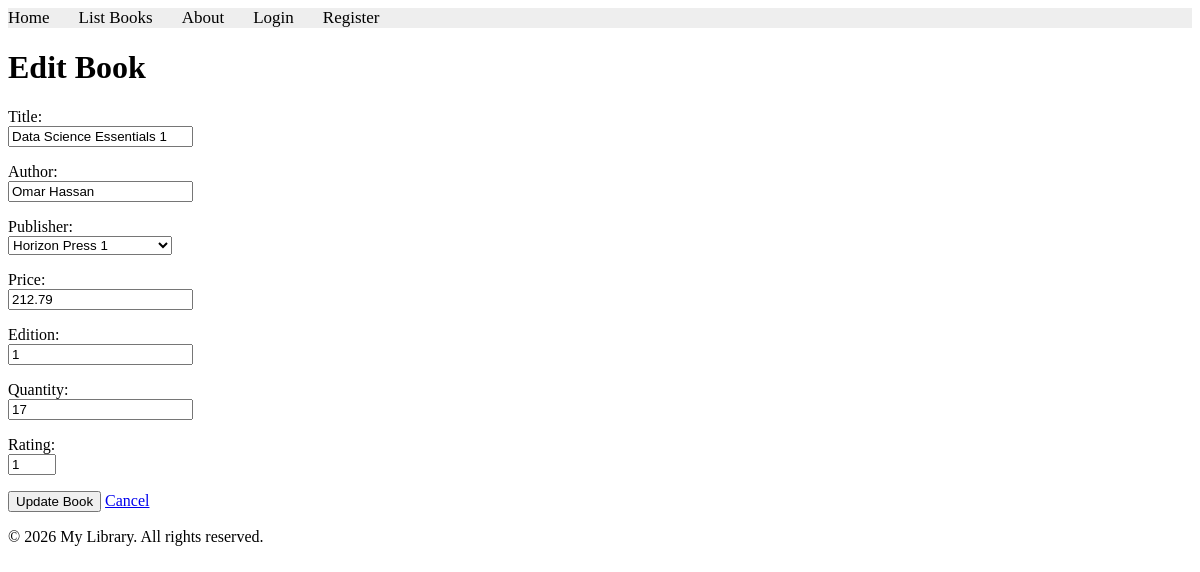
The app's page /books/lab9_part1/editbook/30 with its own data.
### apps/bookmodule/models.py (models this page shows, shortened)
class Book(models.Model):
    title = models.CharField(max_length=100)
    author = models.CharField(max_length=50, blank=True)
    price = models.FloatField(default=0.0)
    quantity = models.IntegerField(default=1)
    pubdate = models.DateTimeField(null=True, blank=True)
    rating = models.SmallIntegerField(default=1)
    edition = models.SmallIntegerField(default=1)
    publisher = models.ForeignKey(
        Publisher,
        null=True,
        blank=True,
        on_delete=models.SET_NULL,
    )
    authors = models.ManyToManyField(Author, blank=True)

class Publisher(models.Model):
    name = models.CharField(max_length=200)
    location = models.CharField(max_length=300)

### apps/bookmodule/views.py (the view, shortened to what this page needs)
# urls.py: path('lab9_part1/editbook/<int:id>', views.lab9_part1_editbook, name="books.lab9_part1_editbook"),
def lab9_part1_editbook(request, id):
    book = get_object_or_404(Book, id=id)
    publishers = Publisher.objects.order_by('name')
    return render(
        request,
        'bookmodule/lab9_part1_book_form.html',
        {
            'book': book,
            'publishers': publishers,
            'page_title': 'Edit Book',
            'button_text': 'Update Book',
        },
    )

### apps/templates/bookmodule/lab9_part1_book_form.html (shortened to what this page needs)
{% extends "layouts/base.html" %}
{% block content %}
<h1>{{ page_title }}</h1>
<form method="post">
    <p>
        <label for="title">Title:</label><br>
        <input type="text" id="title" name="title" value="{{ book.title }}" required>
    </p>
    <p>
        <label for="author">Author:</label><br>
        <input type="text" id="author" name="author" value="{{ book.author }}">
    </p>
    <p>
        <label for="publisher">Publisher:</label><br>
        <select id="publisher" name="publisher">
            {% for publisher in publishers %}
            <option value="{{ publisher.id }}" {% if book.publisher_id == publisher.id %}selected{% endif %}>
                {{ publisher.name }}
            </option>
            {% endfor %}
        </select>
    </p>
    <p>
        <label for="price">Price:</label><br>
        <input type="number" id="price" name="price" value="{{ book.price|default:0 }}" step="0.01" min="0">
    </p>
    <p>
        <label for="edition">Edition:</label><br>
        <input type="number" id="edition" name="edition" value="{{ book.edition|default:1 }}" min="1">
    </p>
    <p>
        <label for="quantity">Quantity:</label><br>
        <input type="number" id="quantity" name="quantity" value="{{ book.quantity|default:1 }}" min="0">
    </p>
    <p>
        <label for="rating">Rating:</label><br>
        <input type="number" id="rating" name="rating" value="{{ book.rating|default:1 }}" min="1" max="5">
    </p>
    <button type="submit">{{ button_text }}</button>
    <a href="{% url 'books.lab9_part1_listbooks' %}">Cancel</a>
</form>
{% endblock content %}

### records on screen
Book: title "Data Science Essentials 1", author "Omar Hassan", publisher "Horizon Press 1", price "212.79", edition "1", quantity "17", rating "1"

### other values on screen
{{ page_title }} "Edit Book"
{{ button_text }} "Update Book"
